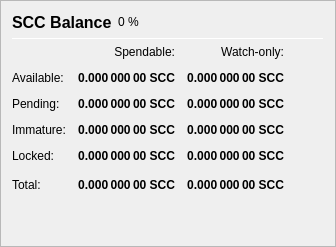
                   <widget class="QFrame" name="frame_Balances">
                    <property name="frameShape">
                     <enum>QFrame::StyledPanel</enum>
                    </property>
                    <property name="frameShadow">
                     <enum>QFrame::Raised</enum>
                    </property>
                    <layout class="QVBoxLayout" name="verticalLayout_4">
                     <item>
                      <layout class="QHBoxLayout" name="horizontalLayout_4">
                       <item>
                        <widget class="QLabel" name="label_5">
                         <property name="minimumSize">
                          <size>
                           <width>0</width>
                           <height>20</height>
                          </size>
                         </property>
                         <property name="font">
                          <font>
                           <pointsize>12</pointsize>
                           <weight>75</weight>
                           <bold>true</bold>
                          </font>
                         </property>
                         <property name="text">
                          <string>SCC Balance</string>
                         </property>
                        </widget>
                       </item>
                       <item>
                        <widget class="QLabel" name="labelPIVPercent">
                         <property name="text">
                          <string notr="true">0 %</string>
                         </property>
                        </widget>
                       </item>
                       <item>
                        <spacer name="horizontalSpacer_3">
                         <property name="orientation">
                          <enum>Qt::Horizontal</enum>
                         </property>
                         <property name="sizeHint" stdset="0">
                          <size>
                           <width>40</width>
                           <height>20</height>
                          </size>
                         </property>
                        </spacer>
                       </item>
                      </layout>
                     </item>
                     <item>
                      <widget class="Line" name="line_Balance">
                       <property name="minimumSize">
                        <size>
                         <width>0</width>
                         <height>1</height>
                        </size>
                       </property>
                       <property name="maximumSize">
                        <size>
                         <width>16777215</width>
                         <height>1</height>
                        </size>
                       </property>
                       <property name="orientation">
                        <enum>Qt::Horizontal</enum>
                       </property>
                      </widget>
                     </item>
                     <item>
                      <layout class="QGridLayout" name="gridLayout">
                       <property name="spacing">
                        <number>12</number>
                       </property>
                       <item row="0" column="1">
                        <widget class="QLabel" name="labelSpendable">
                         <property name="text">
                          <string>Spendable:</string>
                         </property>
                         <property name="alignment">
                          <set>Qt::AlignRight|Qt::AlignTrailing|Qt::AlignVCenter</set>
                         </property>
                        </widget>
                       </item>
                       <item row="0" column="2">
                        <widget class="QLabel" name="labelWatchonly">
                         <property name="text">
                          <string>Watch-only:</string>
                         </property>
                         <property name="alignment">
                          <set>Qt::AlignRight|Qt::AlignTrailing|Qt::AlignVCenter</set>
                         </property>
                        </widget>
                       </item>
                       <item row="1" column="0">
                        <widget class="QLabel" name="labelBalanceText">
                         <property name="text">
                          <string>Available:</string>
                         </property>
                        </widget>
                       </item>
                       <item row="1" column="1">
                        <widget class="QLabel" name="labelBalance">
                         <property name="font">
                          <font>
                           <weight>75</weight>
                           <bold>true</bold>
                          </font>
                         </property>
                         <property name="cursor">
                          <cursorShape>IBeamCursor</cursorShape>
                         </property>
                         <property name="toolTip">
                          <string>Your current spendable balance</string>
                         </property>
                         <property name="text">
                          <string notr="true">0.000 000 00 SCC</string>
                         </property>
                         <property name="alignment">
                          <set>Qt::AlignRight|Qt::AlignTrailing|Qt::AlignVCenter</set>
                         </property>
                         <property name="textInteractionFlags">
                          <set>Qt::LinksAccessibleByMouse|Qt::TextSelectableByKeyboard|Qt::TextSelectableByMouse</set>
                         </property>
                        </widget>
                       </item>
                       <item row="1" column="2">
                        <widget class="QLabel" name="labelWatchAvailable">
                         <property name="font">
                          <font>
                           <weight>75</weight>
                           <bold>true</bold>
                          </font>
                         </property>
                         <property name="cursor">
                          <cursorShape>IBeamCursor</cursorShape>
                         </property>
                         <property name="toolTip">
                          <string>Your current balance in watch-only addresses</string>
                         </property>
                         <property name="text">
                          <string notr="true">0.000 000 00 SCC</string>
                         </property>
                         <property name="alignment">
                          <set>Qt::AlignRight|Qt::AlignTrailing|Qt::AlignVCenter</set>
                         </property>
                         <property name="textInteractionFlags">
                          <set>Qt::LinksAccessibleByMouse|Qt::TextSelectableByKeyboard|Qt::TextSelectableByMouse</set>
                         </property>
                        </widget>
                       </item>
                       <item row="2" column="0">
                        <widget class="QLabel" name="labelPendingText">
                         <property name="text">
                          <string>Pending:</string>
                         </property>
                        </widget>
                       </item>
                       <item row="2" column="1">
                        <widget class="QLabel" name="labelUnconfirmed">
                         <property name="font">
                          <font>
                           <weight>75</weight>
                           <bold>true</bold>
                          </font>
                         </property>
                         <property name="cursor">
                          <cursorShape>IBeamCursor</cursorShape>
                         </property>
                         <property name="toolTip">
                          <string>Total of transactions that have yet to be confirmed, and do not yet count toward the spendable balance</string>
                         </property>
                         <property name="text">
                          <string notr="true">0.000 000 00 SCC</string>
                         </property>
                         <property name="alignment">
                          <set>Qt::AlignRight|Qt::AlignTrailing|Qt::AlignVCenter</set>
                         </property>
                         <property name="textInteractionFlags">
                          <set>Qt::LinksAccessibleByMouse|Qt::TextSelectableByKeyboard|Qt::TextSelectableByMouse</set>
                         </property>
                        </widget>
                       </item>
                       <item row="2" column="2">
                        <widget class="QLabel" name="labelWatchPending">
                         <property name="font">
                          <font>
                           <weight>75</weight>
                           <bold>true</bold>
                          </font>
                         </property>
                         <property name="cursor">
                          <cursorShape>IBeamCursor</cursorShape>
                         </property>
                         <property name="toolTip">
                          <string>Unconfirmed transactions to watch-only addresses</string>
                         </property>
                         <property name="text">
                          <string notr="true">0.000 000 00 SCC</string>
                         </property>
                         <property name="alignment">
                          <set>Qt::AlignRight|Qt::AlignTrailing|Qt::AlignVCenter</set>
                         </property>
                         <property name="textInteractionFlags">
                          <set>Qt::LinksAccessibleByMouse|Qt::TextSelectableByKeyboard|Qt::TextSelectableByMouse</set>
                         </property>
                        </widget>
                       </item>
                       <item row="3" column="0">
                        <widget class="QLabel" name="labelImmatureText">
                         <property name="text">
                          <string>Immature:</string>
                         </property>
                        </widget>
                       </item>
                       <item row="3" column="1">
                        <widget class="QLabel" name="labelImmature">
                         <property name="font">
                          <font>
                           <weight>75</weight>
                           <bold>true</bold>
                          </font>
                         </property>
                         <property name="cursor">
                          <cursorShape>IBeamCursor</cursorShape>
                         </property>
                         <property name="toolTip">
                          <string>Staked or masternode rewards that has not yet matured</string>
                         </property>
                         <property name="text">
                          <string notr="true">0.000 000 00 SCC</string>
                         </property>
                         <property name="alignment">
                          <set>Qt::AlignRight|Qt::AlignTrailing|Qt::AlignVCenter</set>
                         </property>
                         <property name="textInteractionFlags">
                          <set>Qt::LinksAccessibleByMouse|Qt::TextSelectableByKeyboard|Qt::TextSelectableByMouse</set>
                         </property>
                        </widget>
                       </item>
                       <item row="3" column="2">
                        <widget class="QLabel" name="labelWatchImmature">
                         <property name="font">
                          <font>
                           <weight>75</weight>
                           <bold>true</bold>
                          </font>
                         </property>
                         <property name="cursor">
                          <cursorShape>IBeamCursor</cursorShape>
                         </property>
                         <property name="toolTip">
                          <string>Staked or masternode rewards in watch-only addresses that has not yet matured</string>
                         </property>
                         <property name="text">
                          <string notr="true">0.000 000 00 SCC</string>
                         </property>
                         <property name="alignment">
                          <set>Qt::AlignRight|Qt::AlignTrailing|Qt::AlignVCenter</set>
                         </property>
                         <property name="textInteractionFlags">
                          <set>Qt::LinksAccessibleByMouse|Qt::TextSelectableByKeyboard|Qt::TextSelectableByMouse</set>
                         </property>
                        </widget>
                       </item>
                       <item row="4" column="0">
                        <widget class="QLabel" name="labelLockedBalanceText">
                         <property name="toolTip">
                          <string>Locked SCC or Masternode collaterals. These are excluded from zSCC minting.</string>
                         </property>
                         <property name="text">
                          <string>Locked:</string>
                         </property>
                        </widget>
                       </item>
                       <item row="4" column="1">
                        <widget class="QLabel" name="labelLockedBalance">
                         <property name="font">
                          <font>
                           <weight>75</weight>
                           <bold>true</bold>
                          </font>
                         </property>
                         <property name="cursor">
                          <cursorShape>IBeamCursor</cursorShape>
                         </property>
                         <property name="toolTip">
                          <string>Locked SCC or Masternode collaterals. These are excluded from zSCC minting.</string>
                         </property>
                         <property name="text">
                          <string notr="true">0.000 000 00 SCC</string>
                         </property>
                         <property name="alignment">
                          <set>Qt::AlignRight|Qt::AlignTrailing|Qt::AlignVCenter</set>
                         </property>
                         <property name="textInteractionFlags">
                          <set>Qt::LinksAccessibleByMouse|Qt::TextSelectableByKeyboard|Qt::TextSelectableByMouse</set>
                         </property>
                        </widget>
                       </item>
                       <item row="4" column="2">
                        <widget class="QLabel" name="labelWatchLocked">
                         <property name="font">
                          <font>
                           <weight>75</weight>
                           <bold>true</bold>
                          </font>
                         </property>
                         <property name="cursor">
                          <cursorShape>IBeamCursor</cursorShape>
                         </property>
                         <property name="toolTip">
                          <string>Current locked balance in watch-only addresses</string>
                         </property>
                         <property name="text">
                          <string notr="true">0.000 000 00 SCC</string>
                         </property>
                         <property name="alignment">
                          <set>Qt::AlignRight|Qt::AlignTrailing|Qt::AlignVCenter</set>
                         </property>
                         <property name="textInteractionFlags">
                          <set>Qt::LinksAccessibleByMouse|Qt::TextSelectableByKeyboard|Qt::TextSelectableByMouse</set>
                         </property>
                        </widget>
                       </item>
                       <item row="5" column="0">
                        <widget class="QLabel" name="labelTotalText">
                         <property name="toolTip">
                          <string>Your current Stakecube balance, unconfirmed and immature transactions included</string>
                         </property>
                         <property name="text">
                          <string>Total:</string>
                         </property>
                        </widget>
                       </item>
                       <item row="5" column="1">
                        <widget class="QLabel" name="labelTotal">
                         <property name="font">
                          <font>
                           <weight>75</weight>
                           <bold>true</bold>
                          </font>
                         </property>
                         <property name="cursor">
                          <cursorShape>IBeamCursor</cursorShape>
                         </property>
                         <property name="toolTip">
                          <string>Your current Stakecube balance, unconfirmed and immature transactions included</string>
                         </property>
                         <property name="text">
                          <string notr="true">0.000 000 00 SCC</string>
                         </property>
                         <property name="alignment">
                          <set>Qt::AlignRight|Qt::AlignTrailing|Qt::AlignVCenter</set>
                         </property>
                         <property name="textInteractionFlags">
                          <set>Qt::LinksAccessibleByMouse|Qt::TextSelectableByKeyboard|Qt::TextSelectableByMouse</set>
                         </property>
                        </widget>
                       </item>
                       <item row="5" column="2">
                        <widget class="QLabel" name="labelWatchTotal">
                         <property name="font">
                          <font>
                           <weight>75</weight>
                           <bold>true</bold>
                          </font>
                         </property>
                         <property name="cursor">
                          <cursorShape>IBeamCursor</cursorShape>
                         </property>
                         <property name="toolTip">
                          <string>Current total balance in watch-only addresses</string>
                         </property>
                         <property name="text">
                          <string notr="true">0.000 000 00 SCC</string>
                         </property>
                         <property name="alignment">
                          <set>Qt::AlignRight|Qt::AlignTrailing|Qt::AlignVCenter</set>
                         </property>
                         <property name="textInteractionFlags">
                          <set>Qt::LinksAccessibleByMouse|Qt::TextSelectableByKeyboard|Qt::TextSelectableByMouse</set>
                         </property>
                        </widget>
                       </item>
                       <item row="5" column="3">
                        <spacer name="horizontalSpacer_9">
                         <property name="orientation">
                          <enum>Qt::Horizontal</enum>
                         </property>
                         <property name="sizeHint" stdset="0">
                          <size>
                           <width>40</width>
                           <height>20</height>
                          </size>
                         </property>
                        </spacer>
                       </item>
                      </layout>
                     </item>
                     <item>
                      <spacer name="verticalSpacer_3">
                       <property name="orientation">
                        <enum>Qt::Vertical</enum>
                       </property>
                       <property name="sizeHint" stdset="0">
                        <size>
                         <width>20</width>
                         <height>40</height>
                        </size>
                       </property>
                      </spacer>
                     </item>
                    </layout>
                   </widget>
